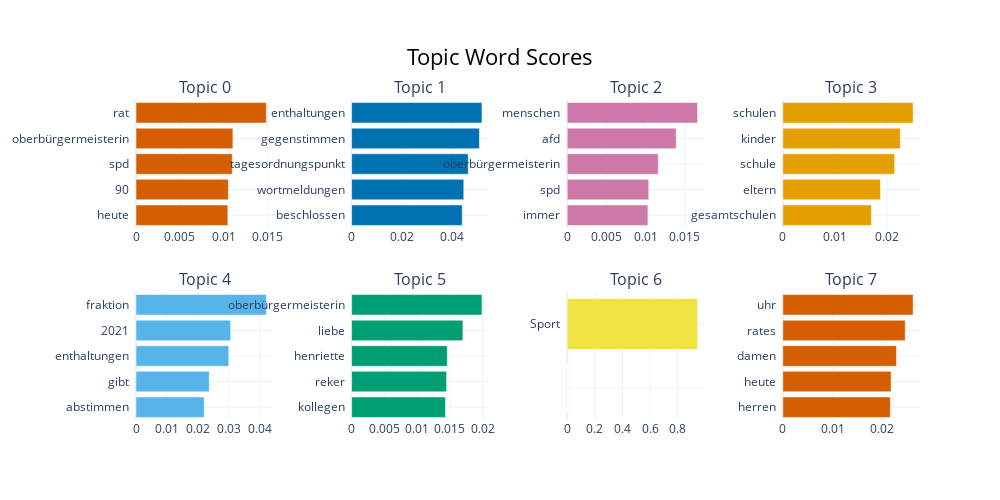

The code cell stored with this chart in its notebook:
### Code cell
topic_model.visualize_barchart()

### Figure 1 — Plotly figure (JSON) as saved in the notebook; plotly's stock layout.template omitted (floating-point values rounded to 4 significant figures)
{"data": [{"marker": {"color": "#D55E00"}, "orientation": "h", "type": "bar", "x": [0.01045, 0.01051, 0.01096, 0.01103, 0.01484], "xaxis": "x", "y": ["heute  ", "90  ", "spd  ", "oberbürgermeisterin  ", "rat  "], "yaxis": "y"}, {"marker": {"color": "#0072B2"}, "orientation": "h", "type": "bar", "x": [0.0439, 0.0445, 0.04627, 0.05071, 0.05172], "xaxis": "x2", "y": ["beschlossen  ", "wortmeldungen  ", "tagesordnungspunkt  ", "gegenstimmen  ", "enthaltungen  "], "yaxis": "y2"}, {"marker": {"color": "#CC79A7"}, "orientation": "h", "type": "bar", "x": [0.01029, 0.0104, 0.01162, 0.0139, 0.01662], "xaxis": "x3", "y": ["immer  ", "spd  ", "oberbürgermeisterin  ", "afd  ", "menschen  "], "yaxis": "y3"}, {"marker": {"color": "#E69F00"}, "orientation": "h", "type": "bar", "x": [0.01701, 0.01876, 0.02148, 0.02256, 0.02503], "xaxis": "x4", "y": ["gesamtschulen  ", "eltern  ", "schule  ", "kinder  ", "schulen  "], "yaxis": "y4"}, {"marker": {"color": "#56B4E9"}, "orientation": "h", "type": "bar", "x": [0.02202, 0.02365, 0.02994, 0.03054, 0.04207], "xaxis": "x5", "y": ["abstimmen  ", "gibt  ", "enthaltungen  ", "2021  ", "fraktion  "], "yaxis": "y5"}, {"marker": {"color": "#009E73"}, "orientation": "h", "type": "bar", "x": [0.01431, 0.01448, 0.01459, 0.01697, 0.01988], "xaxis": "x6", "y": ["kollegen  ", "reker  ", "henriette  ", "liebe  ", "oberbürgermeisterin  "], "yaxis": "y6"}, {"marker": {"color": "#F0E442"}, "orientation": "h", "type": "bar", "x": [0, 0, 0, 0, 0.9444], "xaxis": "x7", "y": ["  ", "  ", "  ", "  ", "Sport  "], "yaxis": "y7"}, {"marker": {"color": "#D55E00"}, "orientation": "h", "type": "bar", "x": [0.0216, 0.02176, 0.02284, 0.0246, 0.02619], "xaxis": "x8", "y": ["herren  ", "heute  ", "damen  ", "rates  ", "uhr  "], "yaxis": "y8"}], "layout": {"annotations": [{"font": {"size": 16}, "showarrow": false, "text": "Topic 0", "x": 0.0875, "xanchor": "center", "xref": "paper", "y": 1, "yanchor": "bottom", "yref": "paper"}, {"font": {"size": 16}, "showarrow": false, "text": "Topic 1", "x": 0.3625, "xanchor": "center", "xref": "paper", "y": 1, "yanchor": "bottom", "yref": "paper"}, {"font": {"size": 16}, "showarrow": false, "text": "Topic 2", "x": 0.6375, "xanchor": "center", "xref": "paper", "y": 1, "yanchor": "bottom", "yref": "paper"}, {"font": {"size": 16}, "showarrow": false, "text": "Topic 3", "x": 0.9125, "xanchor": "center", "xref": "paper", "y": 1, "yanchor": "bottom", "yref": "paper"}, {"font": {"size": 16}, "showarrow": false, "text": "Topic 4", "x": 0.0875, "xanchor": "center", "xref": "paper", "y": 0.4, "yanchor": "bottom", "yref": "paper"}, {"font": {"size": 16}, "showarrow": false, "text": "Topic 5", "x": 0.3625, "xanchor": "center", "xref": "paper", "y": 0.4, "yanchor": "bottom", "yref": "paper"}, {"font": {"size": 16}, "showarrow": false, "text": "Topic 6", "x": 0.6375, "xanchor": "center", "xref": "paper", "y": 0.4, "yanchor": "bottom", "yref": "paper"}, {"font": {"size": 16}, "showarrow": false, "text": "Topic 7", "x": 0.9125, "xanchor": "center", "xref": "paper", "y": 0.4, "yanchor": "bottom", "yref": "paper"}], "height": 500, "hoverlabel": {"bgcolor": "white", "font": {"family": "Rockwell", "size": 16}}, "showlegend": false, "title": {"font": {"color": "Black", "size": 22}, "text": "Topic Word Scores", "x": 0.5, "xanchor": "center", "yanchor": "top"}, "width": 1000, "xaxis": {"anchor": "y", "domain": [0, 0.175], "showgrid": true}, "xaxis2": {"anchor": "y2", "domain": [0.275, 0.45], "showgrid": true}, "xaxis3": {"anchor": "y3", "domain": [0.55, 0.725], "showgrid": true}, "xaxis4": {"anchor": "y4", "domain": [0.825, 1], "showgrid": true}, "xaxis5": {"anchor": "y5", "domain": [0, 0.175], "showgrid": true}, "xaxis6": {"anchor": "y6", "domain": [0.275, 0.45], "showgrid": true}, "xaxis7": {"anchor": "y7", "domain": [0.55, 0.725], "showgrid": true}, "xaxis8": {"anchor": "y8", "domain": [0.825, 1], "showgrid": true}, "yaxis": {"anchor": "x", "domain": [0.6, 1], "showgrid": true}, "yaxis2": {"anchor": "x2", "domain": [0.6, 1], "showgrid": true}, "yaxis3": {"anchor": "x3", "domain": [0.6, 1], "showgrid": true}, "yaxis4": {"anchor": "x4", "domain": [0.6, 1], "showgrid": true}, "yaxis5": {"anchor": "x5", "domain": [0, 0.4], "showgrid": true}, "yaxis6": {"anchor": "x6", "domain": [0, 0.4], "showgrid": true}, "yaxis7": {"anchor": "x7", "domain": [0, 0.4], "showgrid": true}, "yaxis8": {"anchor": "x8", "domain": [0, 0.4], "showgrid": true}}}
